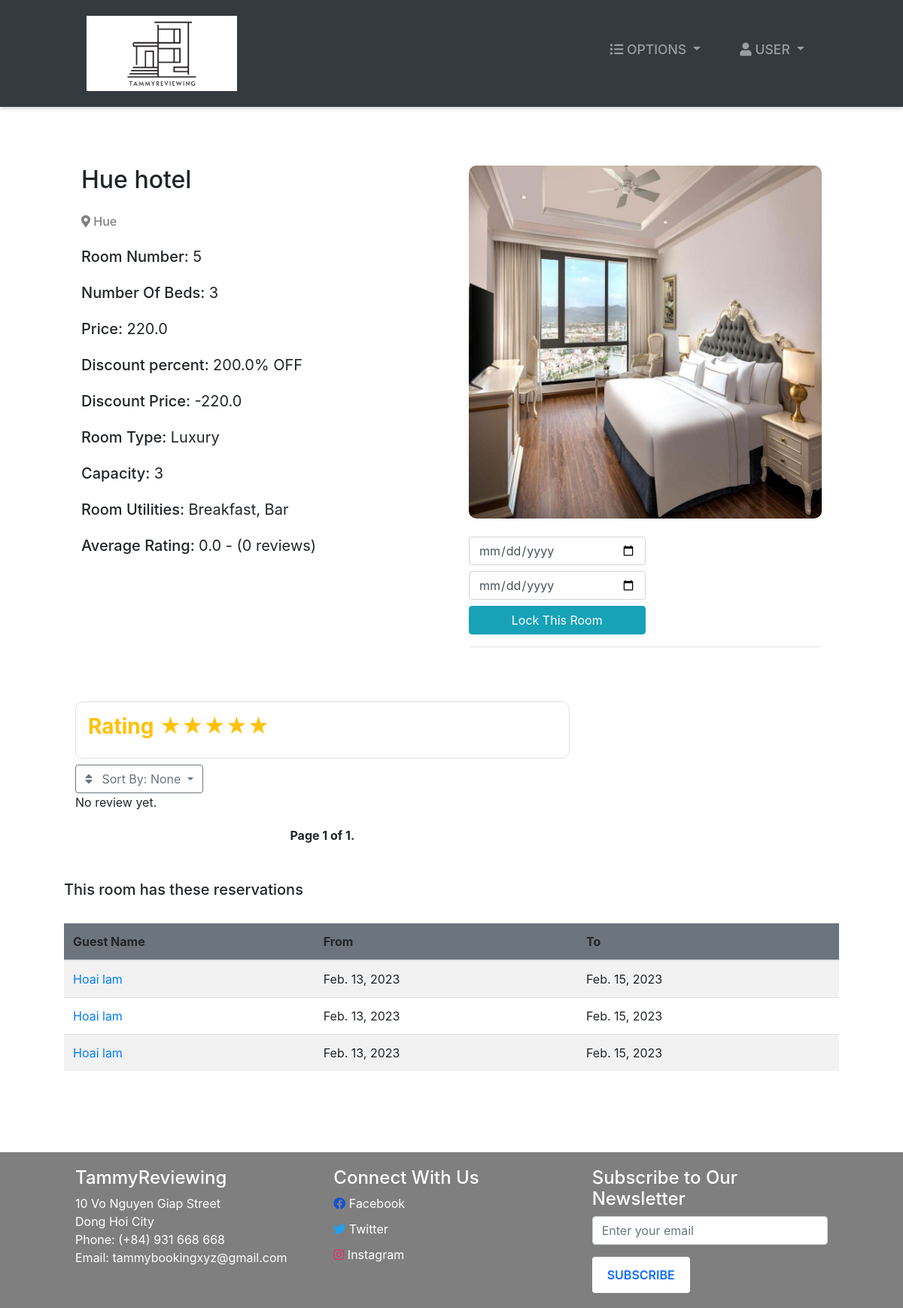
The app's page /room-profile/5/ (signed in) with its own data.
### room/models.py (models this page shows, shortened)
class Room(models.Model):
    ROOM_TYPES = (
        ('Hotel', 'Hotel'),
        ('HomeStay', 'HomeStay'),
        ('Normal', 'Normal'),
        ('Vip', 'Vip'),
        ('King', 'King'),
    )
    ROOM_ADDRESS = (
        ('Ha Noi','Ha Noi'),
        ('Da Nang','Da Nang'),
        ('Ho Chi Minh','Ho Chi Minh'),
    )
    ROOM_INCLUDE = (
        ('Breakfast','Breakfast'),
        ('Bar','Bar'),
        ('Free WiFi','Free WiFi'),
        ('Room service','Room service'),
        ('Private Bathroom','Private Bathroom'),
    )
    DISTRICT = (
        ('Dong Hoi City ','Dong Hoi City'),
        ('Bo Trach District ','Bo Trach District'),
    )
    number = models.AutoField(primary_key=True)
    capacity = models.SmallIntegerField()
    numberOfBeds = models.SmallIntegerField()
    roomType = models.TextField(max_length=20,choices=ROOM_TYPES)
    price = models.FloatField()
    statusStartDate = models.DateField(null=True)
    statusEndDate = models.DateField(null=True)
    address = models.CharField(max_length=100)
    hotel_name = models.CharField(max_length=50)
    room_include = MultiSelectField( max_length=200, choices=ROOM_INCLUDE,)
    district = models.TextField( max_length=22, choices=DISTRICT,default="")
    nearby_places =  models.CharField( max_length=200,default="")
    room_area = models.CharField( max_length=15,default="")
    discount = models.FloatField(default=0.0)
    images = models.ImageField(upload_to='room_images/', blank=True)
    tourist_place = models.ManyToManyField(TouristPlace)
    def discounted_price(self):
        if self.discount:
            return float(self.price * (100 - self.discount) / 100)
        else:
            return self.price
    def averagereview(self):
        review = Review.objects.filter(room=self).aggregate(avarage=Avg('rate'))
        avg=0
        if review["avarage"] is not None:
            avg=float(review["avarage"])
        return avg
    def countreview(self):
        reviews = Review.objects.filter(room=self).aggregate(count=Count('id'))
        cnt=0
        if reviews["count"] is not None:
            cnt = int(reviews["count"])
        return cnt

class Booking(models.Model):
    roomNumber = models.ForeignKey(Room, on_delete=models.CASCADE)
    guest = models.ForeignKey(Guest, null=True, on_delete=models.CASCADE)
    dateOfReservation = models.DateField(default=timezone.now)
    startDate = models.DateField()
    endDate = models.DateField()
    has_reviewed = models.BooleanField(default=False)

### accounts/models.py (models this page shows, shortened)
class Guest(models.Model):
    user = models.OneToOneField(User, null=True, on_delete=models.CASCADE)
    phoneNumber = PhoneNumberField(unique=True)

### room/views.py (the view, shortened to what this page needs)
# urls.py: path('room-profile/<str:pk>/', room_profile, name="room-profile"),
def room_profile(request, pk):
    if request.user.is_authenticated:
        role = str(request.user.groups.all()[0])
    else:
        role = "not_user"
    path = role + "/"
    user = request.user
    print("pk: ", pk)
    tempRoom = Room.objects.get(number=pk)
    bookings = Booking.objects.filter(roomNumber=tempRoom)
    review_all_user_in_room = Review.objects.filter(room=tempRoom)
    guests = Guest.objects.all()
    review_list = review_all_user_in_room.all()
    sort = request.GET.get('sort')
    if sort == 'latest':
        review_list = review_list.order_by('-created_at')
    elif sort == 'highest':
        review_list = review_list.order_by('-rate')
    elif sort == 'lowest':
        review_list = review_list.order_by('rate')
    per_page = int(request.GET.get('per_page', 5))
    paginator = Paginator(review_list, per_page)  # Show n reviews per page
    page_number = request.GET.get('page')
    reviews = paginator.get_page(page_number)
    per_page_options = [2, 5, 10]
    selected_per_page = per_page
    if selected_per_page not in per_page_options:
        selected_per_page = 2
    if role == 'guest':
        curGuest = Guest.objects.get(user=request.user)
        bookings3 = Booking.objects.filter(roomNumber=tempRoom, guest=curGuest)
        review = Review.objects.filter(
            room=tempRoom, user=curGuest, booking=bookings3)
        context = {
            "role": role,
            "bookings": bookings,
            "room": tempRoom,
            "guests": guests,
            "bookings3": bookings3,
            "review": review,
            "reviews": reviews,
            "reviewalluser": review_all_user_in_room,
            'average_rating': tempRoom.averagereview(),
            'review_count': tempRoom.countreview(),
            'per_page_options': per_page_options,
            'selected_per_page': selected_per_page,
            'sort':sort
        }
        return render(request, path + "room-profile.html", context)
    elif role == 'manager' or role == 'admin' or role == 'receptionist':
        curGuest = Employee.objects.get(user=request.user)
    context = {
        "role": role,
        "bookings": bookings,
        "room": tempRoom,
        "guests": guests,
        "reviews": reviews,
        "reviewalluser": review_all_user_in_room,
        'average_rating': tempRoom.averagereview(),
        'review_count': tempRoom.countreview(),
    }
    return render(request, path + "room-profile.html", context)

### Templates/admin/room-profile.html
{% extends '../index.html' %}
{% block context %}
{% include '../common_pages/room-profile.html' %}
{% endblock %}

### Templates/common_pages/room-profile.html (shortened to what this page needs)
{% load static %}
<div class="main-page py-4">
    <div class="">
        <div class="row mt-3">
            <div class="col-md-6">
                <div class="p-2 h4">
                    <h2>{{room.hotel_name}}</h2>
                </div>
                <div class="p-2">
                    <h2 style="font-size: 1rem; color: gray; margin-top:-5px;"><i class="fas fa-map-marker-alt"></i> {{room.address}}</h2>
                </div>
                <div class="p-2 h5">
                    <span>Room Number:</span>
                    <span class="font-weight-normal">{{room.number}}</span>
                </div>
                <div class="p-2 h5">
                    <span>Number Of Beds:</span>
                    <span class="font-weight-normal">{{room.numberOfBeds}}</span>
                </div>
                <div class="p-2 h5">
                    <span>Price:</span>
                    <span class="font-weight-normal">{{room.price}}</span>
                </div>
                <div class="p-2 h5">
                    <span>Discount percent:</span>
                    <span class="font-weight-normal">{{room.discount}}% OFF</span>
                </div>
                <div class="p-2 h5">
                    <span>Discount Price:</span>
                    <span class="font-weight-normal">{{room.discounted_price}}</span>
                </div>
                <div class="p-2 h5">
                    <span>Room Type:</span>
                    <span class="font-weight-normal">{{ room.roomType }}</span>
                </div>
                <div class="p-2 h5">
                    <span>Capacity: </span>
                    <span class="font-weight-normal">{{room.capacity}}</span>
                </div>
                <div class="p-2 h5">
                    <span>Room Utilities: </span>
                    <span class="font-weight-normal">{{room.room_include}}</span>
                </div>
                <div class="p-2 h5">
                    <span>Average Rating: </span>
                    <span class="font-weight-normal"> {{ average_rating|floatformat:1 }} - ({{ review_count }}
                        reviews)</span>
                </div>
            </div>
            <div class="col-md-6">
                <div class="p-2 h5">
                    <img src="{{ room.images }}" alt="" class="img-fluid" style="border-radius: 10px;">
                </div>
                {% if role == "manager" or role == "admin" %}
                <div class="p-2 h5">
                    <form action="" method="POST">
                        <input type="date" placeholder="Enter Start Date" name="bsd" required
                            class="form-control w-50 mb-2">
                        <input type="date" placeholder="Enter End Date" name="bed" required
                            class="form-control w-50 mb-2">
                        <button name="lockRoom" type="submit" class="btn btn-info w-50">Lock This Room</button>
                        <br>
                    </form>
                    <form action="" method="POST">
                        <hr>
                    </form>
                </div>
                {% endif %}
                <br>
            </div>
            <div class="col-8">
                <div class="p-2 h4 border p-3 mt-3" style="border-radius: 10px;">
                    <div class="row">
                        <div class="col-md-6 d-flex">
                            <span class="star yellow h3"><strong>Rating</strong> &#9733;&#9733;&#9733;&#9733;&#9733; </span>
                        </div>
                        <div class="col-md-6 text-right">
                        </div>
                    </div>
                </div>
                <div class="font-weight-normal">
                    <div class="dropdown ml-auto">
                        <button class="btn btn-outline-secondary dropdown-toggle" type="button" id="sortDropdown"
                            data-toggle="dropdown" aria-haspopup="true" aria-expanded="false">
                            <i class="fas fa-sort mr-2"></i> Sort By:
                            {% if sort == 'latest' %}
                            <span>Latest</span>
                            {% elif sort == 'highest' %}
                            <span>Highest Rating</span>
                            {% elif sort == 'lowest' %}
                            <span>Lowest Rating</span>
                            {% else %}
                            <span>None</span>
                            {% endif %}
                        </button>
                    </div>
                    <div class="slick-slider">
                    {% for review in reviews %}
                    <div class="font-weight-normal border p-3 mt-3 h4" style="border-radius: 10px;">
                        <strong>
                            <p>{{ review.user }}
                        </strong> wrote a review {{ review.created_at|date:"d/m/Y" }}</p>
                        <div>
                            <p class="star yellow">
                                {% for i in "12345" %}
                                    {% if i <= review.rate|stringformat:"i" %} &#9733; {% else %} &#9734; {% endif %}
                                {% endfor %} </p>
                        </div>
                        <p>{{ review.subject }}</p>
                        <p>{{ review.comment }}</p>
                        <p><strong>Date of stay:</strong> {{ review.trip_date }}</p>
                        <div class="row">
                            {% for image in review.images.all|slice:":5" %}
                                <div class="col-4 mb-3">
                                    <img src="{{ image.image }}" alt="{{ image.image.name }}"
                                    class="img-fluid review-image-thumb" style="max-height:200px;max-width:200px;"
                                    onclick="showImageModal('{{ image.image }}')">
                                </div>
                            {% endfor %}
                        </div>
                        <div class="row">
                            {% for image in review.images.all|slice:":5" %}
                                <div id="imageModal" class="modal">
                                    <span class="close" onclick="closeImageModal()">&times;</span>
                                    <img src="{{ image.image }}" alt="{{ image.image.name }}"
                                        class="img-fluid  modal-content" id="modalImage">
                                </div>
                            {% endfor %}
                        </div>
                        <div id="reviewImageModal" class="modal">
                            <span class="close">&times;</span>
                            <img class="modal-content" id="reviewImage">
                        </div>
                    </div>
                    {% empty %}
                        <p>No review yet.</p>
                    {% endfor %}
                    </div>
                    <div class="pagination-wrapper">
                        <span class="step-links">
                            <span class="current-page">
                                Page {{ reviews.number }} of {{ reviews.paginator.num_pages }}.
                            </span>
                        </span>
                    </div>
                </div>
            </div>
            <br>
            {% if role != 'guest' and role != 'not_user' %}
            <div class="table-responsive table-striped my-5">
                <div class="table-header row">
                    <div class="col-sm-12 col-md-12 col-lg-4 mb-4">
                        <h5>This room has these reservations</h5>
                    </div>
                </div>
                <table class="table table-hover table-striped">
                    <thead class="bg-secondary rounded">
                        <tr>
                            {% if role != 'guest' and role != 'not_user' %} <th>Guest Name</th> {% endif %}
                            <th>From </th>
                            <th>To</th>
                        </tr>
                    </thead>
                    <tbody>
                        {% for bo in bookings %}
                        <tr>
                            {% if role != 'guest' and role != 'not_user' %} <td><a href="{% url 'guest-profile' bo.guest.user.id %}">
                                    {{bo.guest.user.first_name}}
                                    {{bo.guest.user.last_name}}</a></td>
                            {%endif %}
                            <td>{{bo.startDate}}</td>
                            <td>{{bo.endDate}}</td>
                        </tr>
                        {% endfor %}
                    </tbody>
                </table>
            </div>
            {% endif %}
        </div>
    </div>
</div>

### static/css/style.css (style rules this page uses)
* { margin: 0; padding: 0; -webkit-font-smoothing: antialiased; box-sizing: border-box; }
.main-page { margin: 0 100px 0 100px; margin-top: 30px; min-height: 570px; }

### static/css/main.css (style rules this page uses)
* { margin: 0; padding: 0; -webkit-font-smoothing: antialiased; }
body { position: relative; }

### static/css/form.css (style rules this page uses)
.form-container input[type=submit] , .btn-primary, button { background-color: #4CAF50; color: white; padding: 12px 20px; border: none; border-radius: 4px; cursor: pointer; }

### Templates/common_pages/room-profile.html (style rules this page uses)
.d-flex { display: flex; align-items: center; }
.pagination-wrapper { margin-top: 20px; display: flex; justify-content: center; align-items: center; }
.pagination-wrapper .current-page { font-weight: bold; margin: 0 10px; }
.star.yellow { color: #ffc107; }

### records on screen
Room: hotel_name "Hue hotel", address "Hue", number "5", numberOfBeds "3", price "220.0", discount "200.0", discounted_price "-220.0", roomType "Luxury", capacity "3", room_include "Breakfast, Bar"
Booking: guest.user.first_name "Hoai", guest.user.last_name "lam", startDate "Feb. 13, 2023", endDate "Feb. 15, 2023"
Booking: guest.user.first_name "Hoai", guest.user.last_name "lam", startDate "Feb. 13, 2023", endDate "Feb. 15, 2023"
Booking: guest.user.first_name "Hoai", guest.user.last_name "lam", startDate "Feb. 13, 2023", endDate "Feb. 15, 2023"

### other values on screen
{{ average_rating|floatformat:1 }} "0.0"
{{ review_count }} "0"
{{ reviews.number }} "1"
{{ reviews.paginator.num_pages }} "1"
